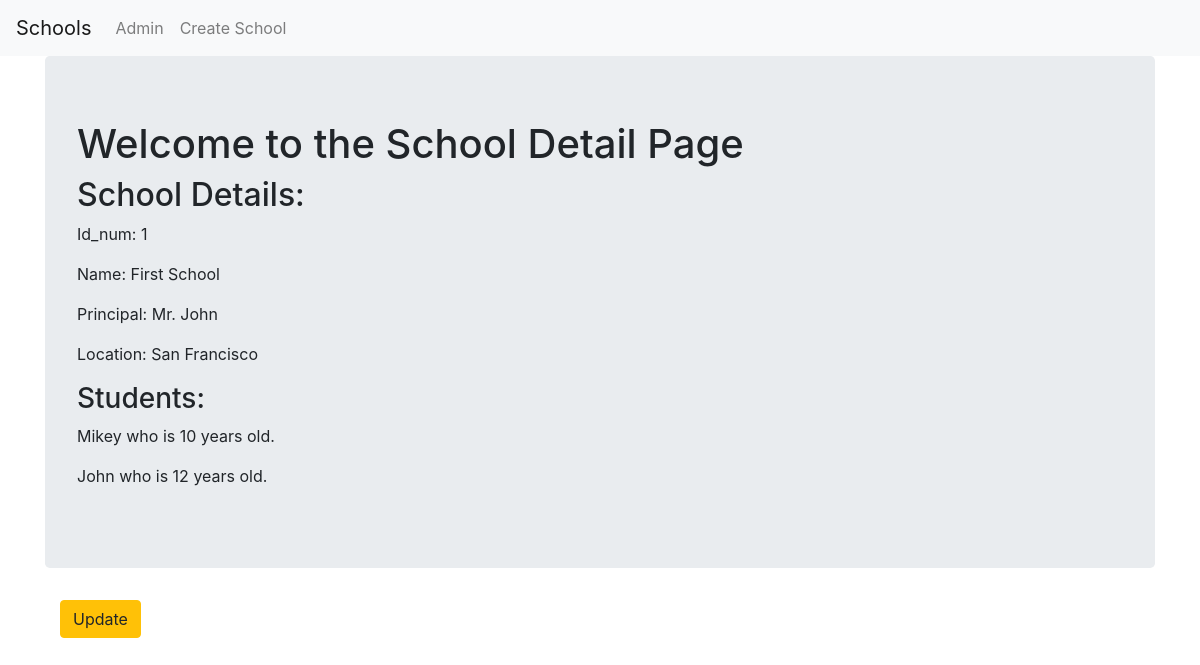
/basic_app/1/, run on the app's committed database.
### basic_app/models.py (models this page shows, shortened)
class School(models.Model):
    name = models.CharField(max_length=256)
    principal = models.CharField(max_length=256)
    location = models.CharField(max_length=256)

class Student(models.Model):
    name = models.CharField(max_length=256)
    age = models.PositiveIntegerField()
    school = models.ForeignKey(School,related_name='students',on_delete=models.CASCADE)

### basic_app/views.py (the view)
# urls.py: path('<int:pk>/',views.SchoolDetailView.as_view(),name='detail'),
class SchoolDetailView(DetailView):
    context_object_name = 'school_details'
    model = models.School
    template_name = 'basic_app/school_detail.html'

### basic_app/templates/basic_app/school_detail.html
{% extends "basic_app/basic_app_base.html" %}
{% block body_block %}
  <div class="jumbotron">
    <h1>Welcome to the School Detail Page</h1>
    <h2>School Details:</h2>
    <p>Id_num: {{school_details.id}}</p>
    <p>Name: {{school_details.name}}</p>
    <p>Principal: {{school_details.principal}}</p>
    <p>Location: {{school_details.location}}</p>
    <h3>Students:</h3>
      {% for student in school_details.students.all %}
        <p>{{student.name}} who is {{student.age}} years old.</p>
      {% endfor %}
  </div>
  <div class="container">
    <p><a class='btn btn-warning' href="{% url 'basic_app:update' pk=school_details.pk %}">Update</a></p>
  </div>
{% endblock %}

### data on the page
School: id "1", name "First School", principal "Mr. John", location "San Francisco"
Student: name "Mikey", age "10"
Student: name "John", age "12"
